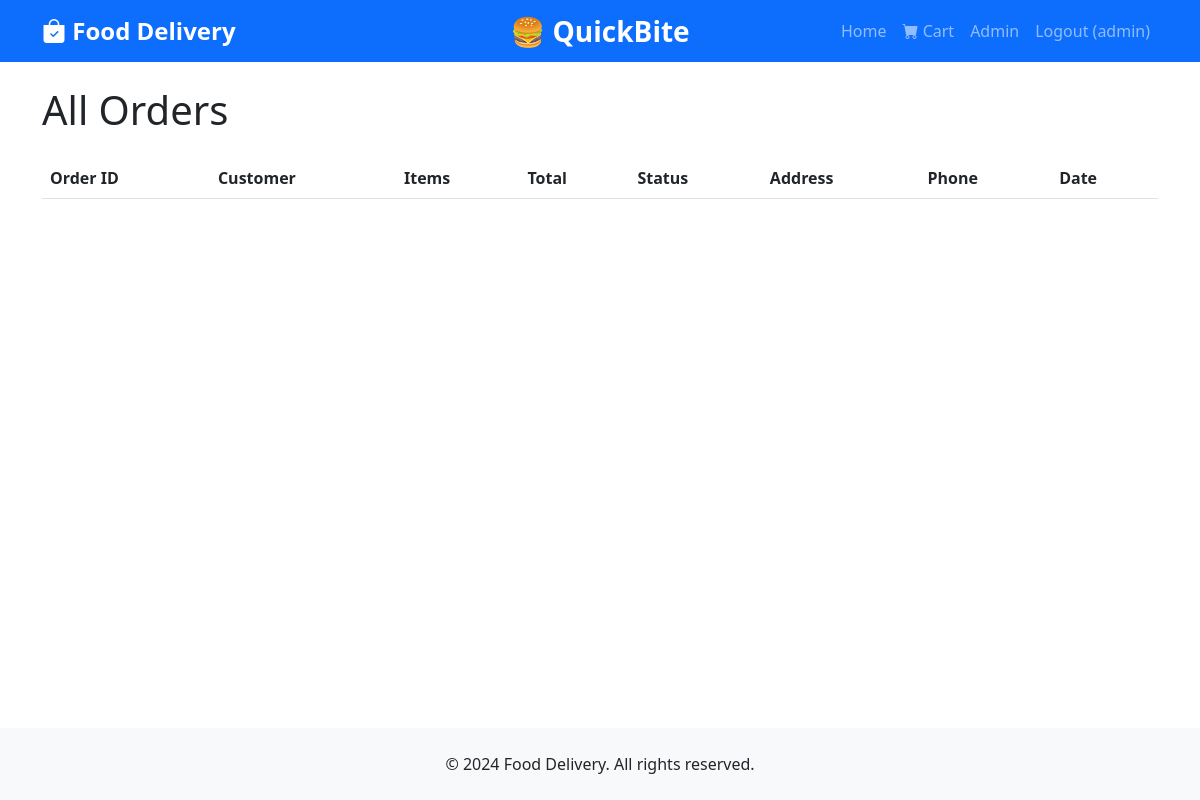
Page /admin/orders (signed in) on the earlier database version.
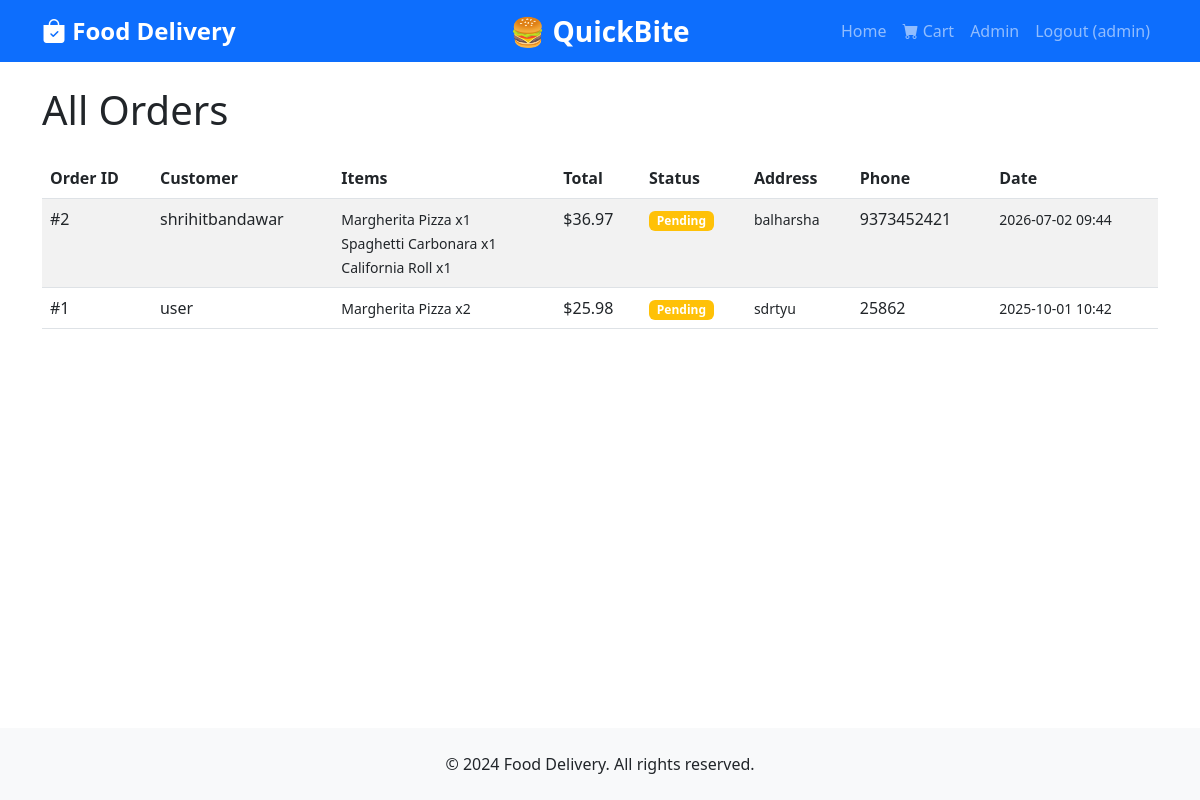
Same page on the later database version.
### models/__init__.py (models this page shows, shortened)
class Order(db.Model):
    id = db.Column(db.Integer, primary_key=True)
    user_id = db.Column(db.Integer, db.ForeignKey('user.id'), nullable=False)
    total_amount = db.Column(db.Float, nullable=False)
    status = db.Column(db.String(20), default='Pending')
    delivery_address = db.Column(db.Text, nullable=False)
    phone = db.Column(db.String(20), nullable=False)
    created_at = db.Column(db.DateTime, default=datetime.utcnow)
    order_items = db.relationship('OrderItem', backref='order', lazy=True, cascade='all, delete-orphan')

class User(db.Model):
    id = db.Column(db.Integer, primary_key=True)
    username = db.Column(db.String(80), unique=True, nullable=False)
    email = db.Column(db.String(120), unique=True, nullable=False)
    password_hash = db.Column(db.String(255), nullable=False)
    is_admin = db.Column(db.Boolean, default=False)
    created_at = db.Column(db.DateTime, default=datetime.utcnow)
    orders = db.relationship('Order', backref='user', lazy=True)

class OrderItem(db.Model):
    id = db.Column(db.Integer, primary_key=True)
    order_id = db.Column(db.Integer, db.ForeignKey('order.id'), nullable=False)
    menu_item_id = db.Column(db.Integer, db.ForeignKey('menu_item.id'), nullable=False)
    quantity = db.Column(db.Integer, nullable=False)
    price = db.Column(db.Float, nullable=False)
    menu_item = db.relationship('MenuItem')

class MenuItem(db.Model):
    id = db.Column(db.Integer, primary_key=True)
    name = db.Column(db.String(100), nullable=False)
    description = db.Column(db.Text)
    price = db.Column(db.Float, nullable=False)
    category = db.Column(db.String(50))
    image_url = db.Column(db.String(500))
    restaurant_id = db.Column(db.Integer, db.ForeignKey('restaurant.id'), nullable=False)
    is_featured = db.Column(db.Boolean, default=False)
    created_at = db.Column(db.DateTime, default=datetime.utcnow)

### routes/admin.py (the view)
@admin_bp.route('/orders')
@admin_required
def orders():
    orders = Order.query.order_by(Order.created_at.desc()).all()
    return render_template('admin/orders.html', orders=orders)

### routes/admin.py (called while the page is built)
def admin_required(f):
    @wraps(f)
    def decorated_function(*args, **kwargs):
        if 'user_id' not in session:
            flash('Please login to access this page', 'warning')
            return redirect(url_for('auth.login'))
        if not session.get('is_admin'):
            flash('Admin access required', 'danger')
            return redirect(url_for('main.index'))
        return f(*args, **kwargs)
    return decorated_function

### templates/admin/orders.html (shortened to what this page needs)
{% extends "base.html" %}
{% block content %}
<h1 class="mb-4">All Orders</h1>
<div class="table-responsive">
    <table class="table table-striped">
        <thead>
            <tr>
                <th>Order ID</th>
                <th>Customer</th>
                <th>Items</th>
                <th>Total</th>
                <th>Status</th>
                <th>Address</th>
                <th>Phone</th>
                <th>Date</th>
            </tr>
        </thead>
        <tbody>
            {% for order in orders %}
            <tr>
                <td>#{{ order.id }}</td>
                <td>{{ order.user.username }}</td>
                <td>
                    <ul class="list-unstyled mb-0">
                        {% for item in order.order_items %}
                        <li><small>{{ item.menu_item.name }} x{{ item.quantity }}</small></li>
                        {% endfor %}
                    </ul>
                </td>
                <td>${{ "%.2f"|format(order.total_amount) }}</td>
                <td><span class="badge bg-warning">{{ order.status }}</span></td>
                <td><small>{{ order.delivery_address }}</small></td>
                <td>{{ order.phone }}</td>
                <td><small>{{ order.created_at.strftime('%Y-%m-%d %H:%M') }}</small></td>
            </tr>
            {% endfor %}
        </tbody>
    </table>
</div>
{% endblock %}

### templates/base.html (shortened to what this page needs)
<!DOCTYPE html>
<html lang="en">
<head>
    <link href="https://cdn.jsdelivr.net/npm/bootstrap@5.3.0/dist/css/bootstrap.min.css" rel="stylesheet">
    <link rel="stylesheet" href="https://cdn.jsdelivr.net/npm/bootstrap-icons@1.10.0/font/bootstrap-icons.css">
    <link rel="stylesheet" href="{{ url_for('static', filename='css/style.css') }}">
</head>
<body>
    <nav class="navbar navbar-expand-lg navbar-dark bg-primary">
        <div class="container">
            <a class="navbar-brand" href="{{ url_for('main.index') }}">
                <i class="bi bi-bag-check-fill"></i> Food Delivery
            </a>
            <div class="collapse navbar-collapse" id="navbarNav">
                    <div class="position-absolute start-50 translate-middle-x">
                <a class="navbar-brand m-0 fw-bold text-white fs-3" href="#">
                    🍔 QuickBite
                </a>
            </div>
                <ul class="navbar-nav ms-auto">
                    <li class="nav-item">
                        <a class="nav-link" href="{{ url_for('main.index') }}">Home</a>
                    </li>
                    {% if session.user_id %}
                        <li class="nav-item">
                            <a class="nav-link" href="{{ url_for('main.cart') }}">
                                <i class="bi bi-cart-fill"></i> Cart
                            </a>
                        </li>
                        {% if session.is_admin %}
                            <li class="nav-item">
                                <a class="nav-link" href="{{ url_for('admin.dashboard') }}">Admin</a>
                            </li>
                        {% endif %}
                        <li class="nav-item">
                            <a class="nav-link" href="{{ url_for('auth.logout') }}">Logout ({{ session.username }})</a>
                        </li>
                    {% endif %}
                </ul>
            </div>
        </div>
    </nav>
    <div class="container mt-4">
        {% block content %}{% endblock %}
    </div>
    <footer class="bg-light mt-5 py-4">
        <div class="container text-center">
            <p class="mb-0">&copy; 2024 Food Delivery. All rights reserved.</p>
        </div>
    </footer>
</body>
</html>

### static/css/style.css (style rules this page uses)
body { font-family: 'Segoe UI', Tahoma, Geneva, Verdana, sans-serif; min-height: 100vh; display: flex; flex-direction: column; }
.container { flex: 1; }
footer { margin-top: auto; }
.navbar-brand { font-size: 1.5rem; font-weight: bold; }

Differences in the rows shown:
added Order: id "2", user.username "shrihitbandawar", total_amount "36.97", status "Pending", delivery_address "balharsha", phone "9373452421", created_at "2026-07-02 09:44"
added OrderItem: menu_item.name "Margherita Pizza", quantity "1", shown under "2"
added OrderItem: menu_item.name "Spaghetti Carbonara", quantity "1", shown under "2"
added OrderItem: menu_item.name "California Roll", quantity "1", shown under "2"
added Order: id "1", user.username "user", total_amount "25.98", status "Pending", delivery_address "sdrtyu", phone "25862", created_at "2025-10-01 10:42"
added OrderItem: menu_item.name "Margherita Pizza", quantity "2", shown under "1"
